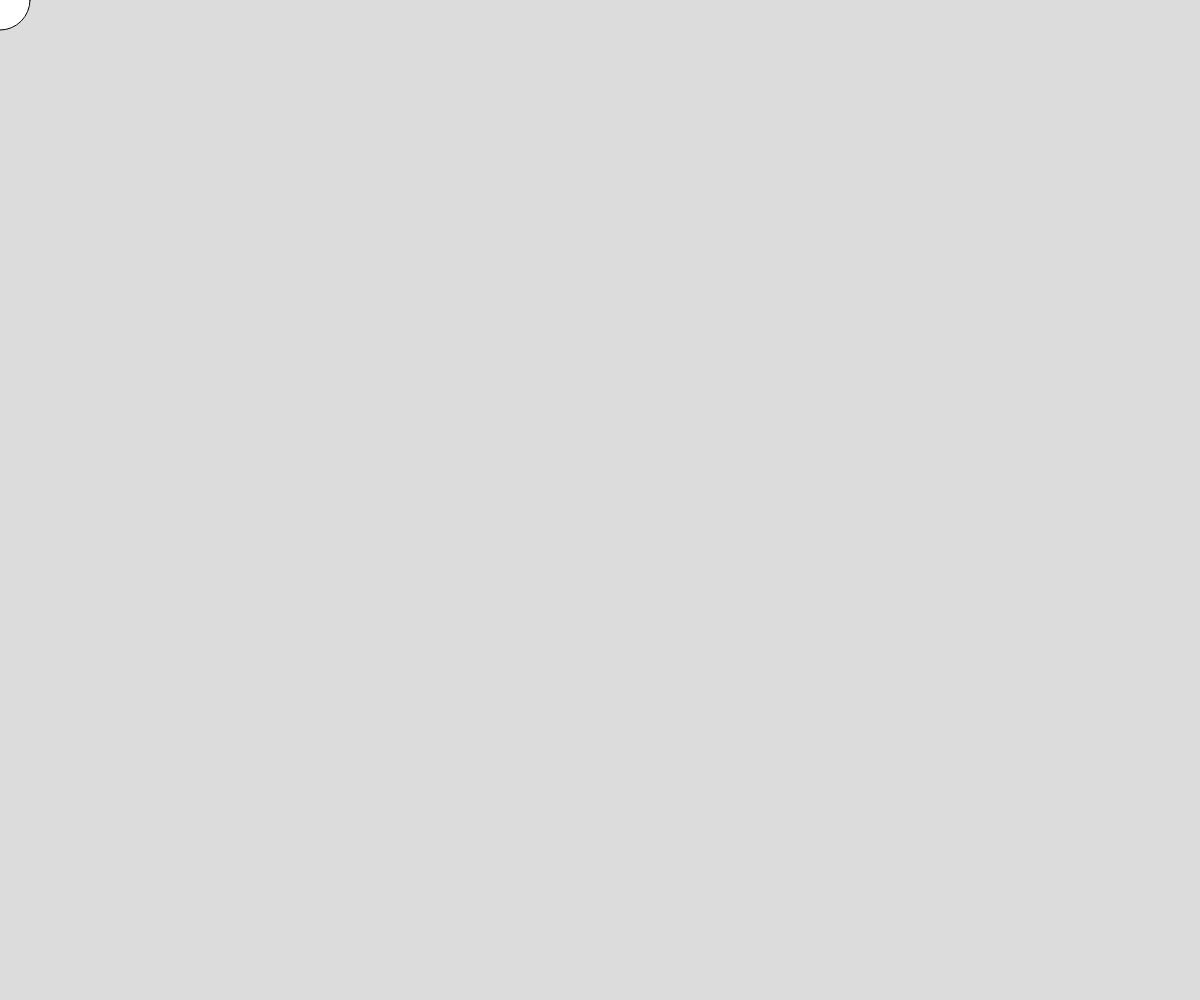
Frame 1 (no input)
Frame 60 (no input): identical to frame 1, image omitted
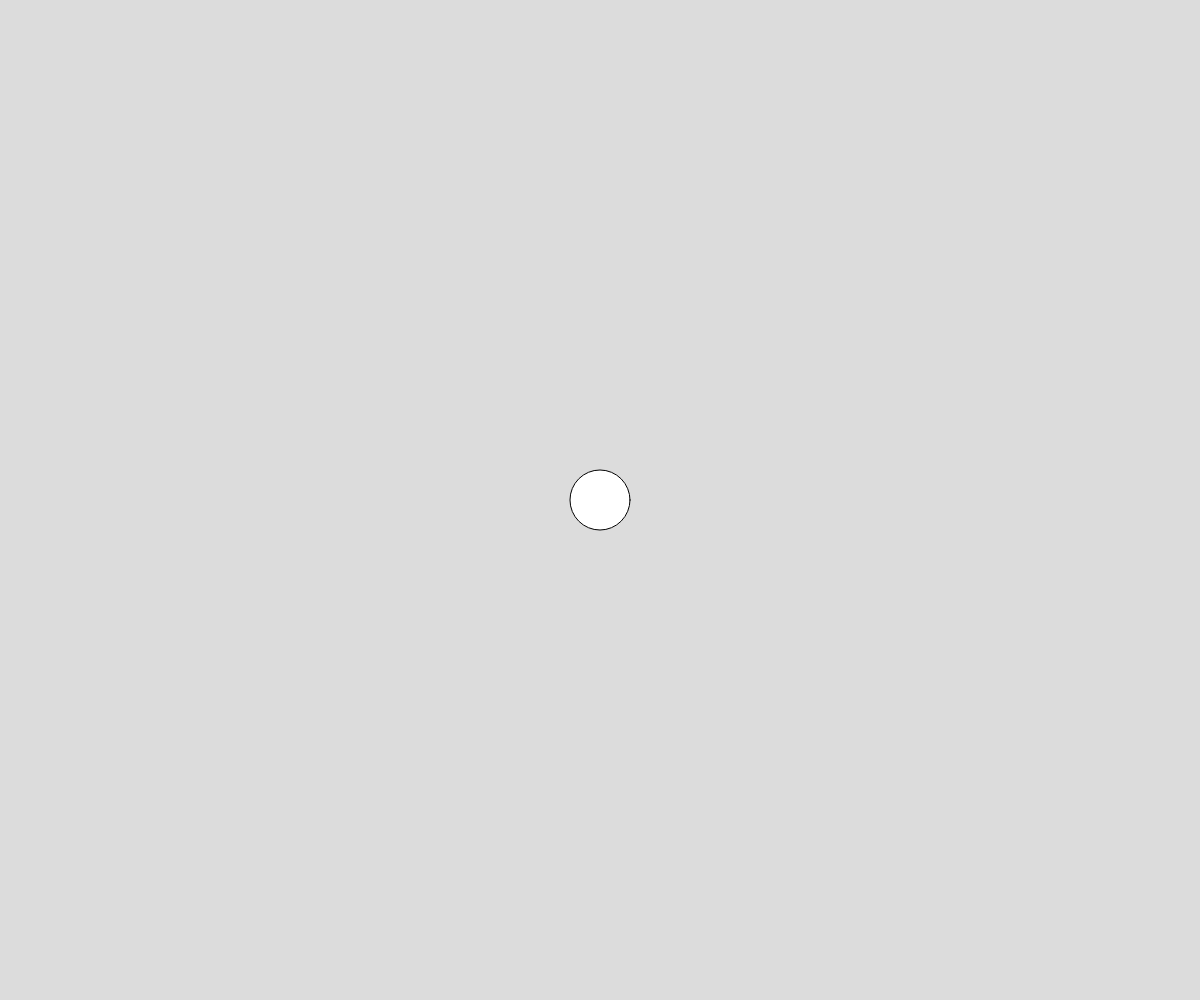
Frame 120 (the mouse pressed at the canvas centre since frame 60)

The p5.js sketch that drew these frames (run headless with seeded random() and noise() and a simulated clock; from frame 60 on, the mouse is pressed at the canvas centre):

// p5.js sketch
// ── sketch.js
// Project Title
// Your Name
// Date
//
// Extra for Experts:
// - describe what you did to take this project "above and beyond"


function setup() {
  createCanvas(windowWidth, windowHeight);
}

function draw() {
  background(220);
  circle(mouseX, mouseY, 60)
}
